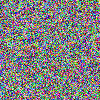
Frame 1 (no input)
Frame 60 (the mouse pressed at the canvas centre just before this capture): identical to frame 1, image omitted
Frame 120 (the mouse held since frame 60 and released just before this capture): identical to frame 1, image omitted

The Processing sketch that drew this single still picture (run headless with seeded random() and noise(); from frame 60 on, the mouse is pressed at the canvas centre):

// Processing sketch: RandomizedColorPixels
// ── RandomizedColorPixels.pde
color mouseColor;
float mouseR, mouseG, mouseB;

void setup() {
  size(100, 100);
  loadPixels();

  for (int y = 0; y < height; y++) { 
    for (int x = 0; x < width; x++) {
      color c = color(random(255), random(255), random(255));
      pixels[(x*width)+y]=c;
    }
  }
  updatePixels();
}

void draw() {
  mouseColor = get(mouseX, mouseY);
  mouseR = red(mouseColor);
  mouseG = green(mouseColor);
  mouseB = blue(mouseColor);
  println(mouseR+" "+mouseG+" "+mouseB);
  //println(frameRate);
}

//stroke(255, 0, 0); // red stroke
//point(50, 25); // red pixel

//color c = color(0, 255, 0);
//set(50, 75, c);


//c = color(0, 0, 255);
//loadPixels();
//pixels[(50*width)+50]=c;
//updatePixels();
